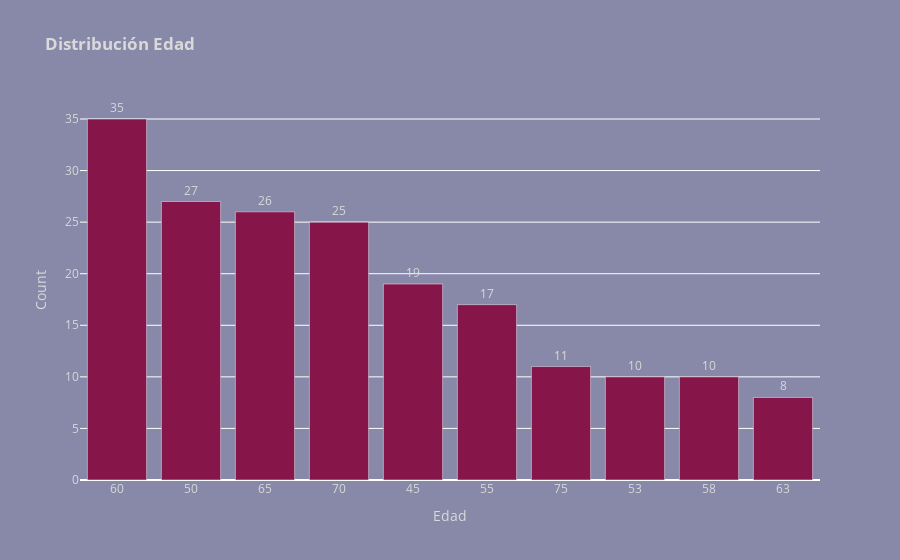

Here is the notebook cell this chart was saved with:
### Code cell
import plotly.express as px
edades_top['Edad']=edades_top['Edad'].astype('str')
fig_bar_edad = px.bar(edades_top, 
                      x='Edad',
                      y="count", 
                      orientation='v',
                      text='count',
                      title='<b>Distribución Edad</b>',
                      labels={'count': 'Count', 'index': 'Edad'},
                      color_discrete_sequence=['#86164a']
                      )
fig_bar_edad.update_layout(paper_bgcolor='#8889a9', plot_bgcolor='#8889a9', font=dict(color='#d9d9d9'))
fig_bar_edad.update_traces(texttemplate='%{text:.0f}', textposition='outside')
fig_bar_edad.show()

### Figure 1 — Plotly figure (JSON) as saved in the notebook; plotly's stock layout.template omitted (floating-point values rounded to 4 significant figures)
{"data": [{"alignmentgroup": "True", "hovertemplate": "Edad=%{x}<br>Count=%{text}<extra></extra>", "legendgroup": "", "marker": {"color": "#86164a", "pattern": {"shape": ""}}, "name": "", "offsetgroup": "", "orientation": "v", "showlegend": false, "text": [35, 27, 26, 25, 19, 17, 11, 10, 10, 8], "textposition": "outside", "texttemplate": "%{text:.0f}", "type": "bar", "x": ["60", "50", "65", "70", "45", "55", "75", "53", "58", "63"], "xaxis": "x", "y": [35, 27, 26, 25, 19, 17, 11, 10, 10, 8], "yaxis": "y"}], "layout": {"barmode": "relative", "font": {"color": "#d9d9d9"}, "legend": {"tracegroupgap": 0}, "paper_bgcolor": "#8889a9", "plot_bgcolor": "#8889a9", "title": {"text": "<b>Distribución Edad</b>"}, "xaxis": {"anchor": "y", "domain": [0, 1], "title": {"text": "Edad"}}, "yaxis": {"anchor": "x", "domain": [0, 1], "title": {"text": "Count"}}}}
